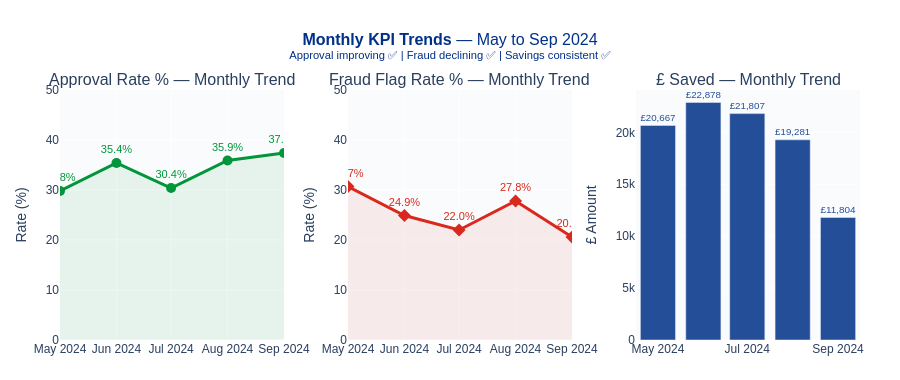

Notebook cell for this chart:
### Code cell
months = monthly['month_str'].tolist()

fig_trends = make_subplots(
    rows=1, cols=3,
    subplot_titles=[
        'Approval Rate % — Monthly Trend',
        'Fraud Flag Rate % — Monthly Trend',
        '£ Saved — Monthly Trend'
    ],
    horizontal_spacing=0.08
)

fig_trends.add_trace(go.Scatter(
    x=months, y=monthly['approval_rate'],
    mode='lines+markers+text', name='Approval Rate %',
    line=dict(color=NHS_GREEN, width=3),
    marker=dict(size=10, color=NHS_GREEN, symbol='circle'),
    text=[f'{v}%' for v in monthly['approval_rate']],
    textposition='top center', textfont=dict(size=11, color=NHS_GREEN),
    fill='tozeroy', fillcolor='rgba(0,150,57,0.08)'
), row=1, col=1)

fig_trends.add_trace(go.Scatter(
    x=months, y=monthly['fraud_rate'],
    mode='lines+markers+text', name='Fraud Flag %',
    line=dict(color=NHS_RED, width=3),
    marker=dict(size=10, color=NHS_RED, symbol='diamond'),
    text=[f'{v}%' for v in monthly['fraud_rate']],
    textposition='top center', textfont=dict(size=11, color=NHS_RED),
    fill='tozeroy', fillcolor='rgba(218,41,28,0.08)'
), row=1, col=2)

fig_trends.add_trace(go.Bar(
    x=months, y=monthly['saved'], name='£ Saved',
    marker_color=NHS_BLUE, opacity=0.85,
    text=[f'£{v:,}' for v in monthly['saved']],
    textposition='outside', textfont=dict(size=11, color=NHS_BLUE)
), row=1, col=3)

fig_trends.update_yaxes(title_text='Rate (%)', row=1, col=1, range=[0, 50])
fig_trends.update_yaxes(title_text='Rate (%)', row=1, col=2, range=[0, 50])
fig_trends.update_yaxes(title_text='£ Amount', row=1, col=3)

fig_trends.update_layout(
    title=dict(
        text='<b>Monthly KPI Trends</b> — May to Sep 2024<br><sup>Approval improving ✅ | Fraud declining ✅ | Savings consistent ✅</sup>',
        font=dict(size=16, color=NHS_BLUE, family='Arial'),
        x=0.5, xanchor='center'
    ),
    height=380, showlegend=False, paper_bgcolor='white', plot_bgcolor='#FAFBFD',
    margin=dict(t=90, b=40, l=60, r=40), font=dict(family='Arial')
)

fig_trends.show()
print('✅ Trend charts rendered')

### Figure 1 — Plotly figure (JSON) as saved in the notebook; plotly's stock layout.template omitted (floating-point values rounded to 4 significant figures)
{"data": [{"fill": "tozeroy", "fillcolor": "rgba(0,150,57,0.08)", "line": {"color": "#009639", "width": 3}, "marker": {"color": "#009639", "size": 10, "symbol": "circle"}, "mode": "lines+markers+text", "name": "Approval Rate %", "text": ["29.8%", "35.4%", "30.4%", "35.9%", "37.4%"], "textfont": {"color": "#009639", "size": 11}, "textposition": "top center", "type": "scatter", "x": ["2024-05", "2024-06", "2024-07", "2024-08", "2024-09"], "xaxis": "x", "y": [29.8, 35.4, 30.4, 35.9, 37.4], "yaxis": "y"}, {"fill": "tozeroy", "fillcolor": "rgba(218,41,28,0.08)", "line": {"color": "#DA291C", "width": 3}, "marker": {"color": "#DA291C", "size": 10, "symbol": "diamond"}, "mode": "lines+markers+text", "name": "Fraud Flag %", "text": ["30.7%", "24.9%", "22.0%", "27.8%", "20.6%"], "textfont": {"color": "#DA291C", "size": 11}, "textposition": "top center", "type": "scatter", "x": ["2024-05", "2024-06", "2024-07", "2024-08", "2024-09"], "xaxis": "x2", "y": [30.7, 24.9, 22.0, 27.8, 20.6], "yaxis": "y2"}, {"marker": {"color": "#003087"}, "name": "£ Saved", "opacity": 0.85, "text": ["£20,667", "£22,878", "£21,807", "£19,281", "£11,804"], "textfont": {"color": "#003087", "size": 11}, "textposition": "outside", "type": "bar", "x": ["2024-05", "2024-06", "2024-07", "2024-08", "2024-09"], "xaxis": "x3", "y": [20667, 22878, 21807, 19281, 11804], "yaxis": "y3"}], "layout": {"annotations": [{"font": {"size": 16}, "showarrow": false, "text": "Approval Rate % — Monthly Trend", "x": 0.14, "xanchor": "center", "xref": "paper", "y": 1, "yanchor": "bottom", "yref": "paper"}, {"font": {"size": 16}, "showarrow": false, "text": "Fraud Flag Rate % — Monthly Trend", "x": 0.5, "xanchor": "center", "xref": "paper", "y": 1, "yanchor": "bottom", "yref": "paper"}, {"font": {"size": 16}, "showarrow": false, "text": "£ Saved — Monthly Trend", "x": 0.86, "xanchor": "center", "xref": "paper", "y": 1, "yanchor": "bottom", "yref": "paper"}], "font": {"family": "Arial"}, "height": 380, "margin": {"b": 40, "l": 60, "r": 40, "t": 90}, "paper_bgcolor": "white", "plot_bgcolor": "#FAFBFD", "showlegend": false, "title": {"font": {"color": "#003087", "family": "Arial", "size": 16}, "text": "<b>Monthly KPI Trends</b> — May to Sep 2024<br><sup>Approval improving ✅ | Fraud declining ✅ | Savings consistent ✅</sup>", "x": 0.5, "xanchor": "center"}, "xaxis": {"anchor": "y", "domain": [0, 0.28]}, "xaxis2": {"anchor": "y2", "domain": [0.36, 0.64]}, "xaxis3": {"anchor": "y3", "domain": [0.72, 1]}, "yaxis": {"anchor": "x", "domain": [0, 1], "range": [0, 50], "title": {"text": "Rate (%)"}}, "yaxis2": {"anchor": "x2", "domain": [0, 1], "range": [0, 50], "title": {"text": "Rate (%)"}}, "yaxis3": {"anchor": "x3", "domain": [0, 1], "title": {"text": "£ Amount"}}}}
